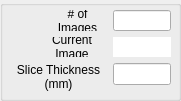
            <widget class="QGroupBox" name="groupBox_absolute_2">
             <property name="geometry">
              <rect>
               <x>240</x>
               <y>30</y>
               <width>181</width>
               <height>101</height>
              </rect>
             </property>
             <property name="sizePolicy">
              <sizepolicy hsizetype="Preferred" vsizetype="Fixed">
               <horstretch>0</horstretch>
               <verstretch>0</verstretch>
              </sizepolicy>
             </property>
             <property name="title">
              <string/>
             </property>
             <widget class="QWidget" name="layoutWidget">
              <property name="geometry">
               <rect>
                <x>10</x>
                <y>10</y>
                <width>161</width>
                <height>81</height>
               </rect>
              </property>
              <layout class="QFormLayout" name="formLayout_10">
               <property name="fieldGrowthPolicy">
                <enum>QFormLayout::AllNonFixedFieldsGrow</enum>
               </property>
               <property name="labelAlignment">
                <set>Qt::AlignRight|Qt::AlignTrailing|Qt::AlignVCenter</set>
               </property>
               <item row="0" column="0">
                <widget class="QLabel" name="label_nimages">
                 <property name="sizePolicy">
                  <sizepolicy hsizetype="Minimum" vsizetype="Minimum">
                   <horstretch>0</horstretch>
                   <verstretch>0</verstretch>
                  </sizepolicy>
                 </property>
                 <property name="minimumSize">
                  <size>
                   <width>59</width>
                   <height>20</height>
                  </size>
                 </property>
                 <property name="text">
                  <string># of Images</string>
                 </property>
                 <property name="alignment">
                  <set>Qt::AlignCenter</set>
                 </property>
                 <property name="wordWrap">
                  <bool>true</bool>
                 </property>
                </widget>
               </item>
               <item row="0" column="1">
                <widget class="QLineEdit" name="lineEdit_nimages">
                 <property name="sizePolicy">
                  <sizepolicy hsizetype="MinimumExpanding" vsizetype="Fixed">
                   <horstretch>0</horstretch>
                   <verstretch>0</verstretch>
                  </sizepolicy>
                 </property>
                 <property name="minimumSize">
                  <size>
                   <width>40</width>
                   <height>20</height>
                  </size>
                 </property>
                 <property name="alignment">
                  <set>Qt::AlignCenter</set>
                 </property>
                </widget>
               </item>
               <item row="1" column="0">
                <widget class="QLabel" name="label_curimage">
                 <property name="sizePolicy">
                  <sizepolicy hsizetype="Minimum" vsizetype="Minimum">
                   <horstretch>0</horstretch>
                   <verstretch>0</verstretch>
                  </sizepolicy>
                 </property>
                 <property name="minimumSize">
                  <size>
                   <width>70</width>
                   <height>20</height>
                  </size>
                 </property>
                 <property name="text">
                  <string>Current Image</string>
                 </property>
                 <property name="alignment">
                  <set>Qt::AlignCenter</set>
                 </property>
                 <property name="wordWrap">
                  <bool>true</bool>
                 </property>
                </widget>
               </item>
               <item row="1" column="1">
                <widget class="QLabel" name="label">
                 <property name="sizePolicy">
                  <sizepolicy hsizetype="MinimumExpanding" vsizetype="Fixed">
                   <horstretch>0</horstretch>
                   <verstretch>0</verstretch>
                  </sizepolicy>
                 </property>
                 <property name="minimumSize">
                  <size>
                   <width>40</width>
                   <height>20</height>
                  </size>
                 </property>
                 <property name="palette">
                  <palette>
                   <active>
                    <colorrole role="WindowText">
                     <brush brushstyle="SolidPattern">
                      <color alpha="255">
                       <red>0</red>
                       <green>0</green>
                       <blue>0</blue>
                      </color>
                     </brush>
                    </colorrole>
                    <colorrole role="Button">
                     <brush brushstyle="SolidPattern">
                      <color alpha="255">
                       <red>255</red>
                       <green>255</green>
                       <blue>255</blue>
                      </color>
                     </brush>
                    </colorrole>
                    <colorrole role="Light">
                     <brush brushstyle="SolidPattern">
                      <color alpha="255">
                       <red>255</red>
                       <green>255</green>
                       <blue>255</blue>
                      </color>
                     </brush>
                    </colorrole>
                    <colorrole role="Midlight">
                     <brush brushstyle="SolidPattern">
                      <color alpha="255">
                       <red>255</red>
                       <green>255</green>
                       <blue>255</blue>
                      </color>
                     </brush>
                    </colorrole>
                    <colorrole role="Dark">
                     <brush brushstyle="SolidPattern">
                      <color alpha="255">
                       <red>127</red>
                       <green>127</green>
                       <blue>127</blue>
                      </color>
                     </brush>
                    </colorrole>
                    <colorrole role="Mid">
                     <brush brushstyle="SolidPattern">
                      <color alpha="255">
                       <red>170</red>
                       <green>170</green>
                       <blue>170</blue>
                      </color>
                     </brush>
                    </colorrole>
                    <colorrole role="Text">
                     <brush brushstyle="SolidPattern">
                      <color alpha="255">
                       <red>0</red>
                       <green>0</green>
                       <blue>0</blue>
                      </color>
                     </brush>
                    </colorrole>
                    <colorrole role="BrightText">
                     <brush brushstyle="SolidPattern">
                      <color alpha="255">
                       <red>255</red>
                       <green>255</green>
                       <blue>255</blue>
                      </color>
                     </brush>
                    </colorrole>
                    <colorrole role="ButtonText">
                     <brush brushstyle="SolidPattern">
                      <color alpha="255">
                       <red>0</red>
                       <green>0</green>
                       <blue>0</blue>
                      </color>
                     </brush>
                    </colorrole>
                    <colorrole role="Base">
                     <brush brushstyle="SolidPattern">
                      <color alpha="255">
                       <red>255</red>
                       <green>255</green>
                       <blue>255</blue>
                      </color>
                     </brush>
                    </colorrole>
                    <colorrole role="Window">
                     <brush brushstyle="SolidPattern">
                      <color alpha="255">
                       <red>255</red>
                       <green>255</green>
                       <blue>255</blue>
                      </color>
                     </brush>
                    </colorrole>
                    <colorrole role="Shadow">
                     <brush brushstyle="SolidPattern">
                      <color alpha="255">
                       <red>0</red>
                       <green>0</green>
                       <blue>0</blue>
                      </color>
                     </brush>
                    </colorrole>
                    <colorrole role="AlternateBase">
                     <brush brushstyle="SolidPattern">
                      <color alpha="255">
                       <red>255</red>
                       <green>255</green>
                       <blue>255</blue>
                      </color>
                     </brush>
                    </colorrole>
                    <colorrole role="ToolTipBase">
                     <brush brushstyle="SolidPattern">
                      <color alpha="255">
                       <red>255</red>
                       <green>255</green>
                       <blue>220</blue>
                      </color>
                     </brush>
                    </colorrole>
                    <colorrole role="ToolTipText">
                     <brush brushstyle="SolidPattern">
                      <color alpha="255">
                       <red>0</red>
                       <green>0</green>
                       <blue>0</blue>
                      </color>
                     </brush>
                    </colorrole>
                   </active>
                   <inactive>
                    <colorrole role="WindowText">
                     <brush brushstyle="SolidPattern">
                      <color alpha="255">
                       <red>0</red>
                       <green>0</green>
                       <blue>0</blue>
                      </color>
                     </brush>
                    </colorrole>
                    <colorrole role="Button">
                     <brush brushstyle="SolidPattern">
                      <color alpha="255">
                       <red>255</red>
                       <green>255</green>
                       <blue>255</blue>
                      </color>
                     </brush>
                    </colorrole>
                    <colorrole role="Light">
                     <brush brushstyle="SolidPattern">
                      <color alpha="255">
                       <red>255</red>
                       <green>255</green>
                       <blue>255</blue>
                      </color>
                     </brush>
                    </colorrole>
                    <colorrole role="Midlight">
                     <brush brushstyle="SolidPattern">
                      <color alpha="255">
                       <red>255</red>
                       <green>255</green>
                       <blue>255</blue>
                      </color>
                     </brush>
                    </colorrole>
                    <colorrole role="Dark">
                     <brush brushstyle="SolidPattern">
                      <color alpha="255">
                       <red>127</red>
                       <green>127</green>
                       <blue>127</blue>
                      </color>
                     </brush>
                    </colorrole>
                    <colorrole role="Mid">
                     <brush brushstyle="SolidPattern">
                      <color alpha="255">
                       <red>170</red>
                       <green>170</green>
                       <blue>170</blue>
                      </color>
                     </brush>
                    </colorrole>
                    <colorrole role="Text">
                     <brush brushstyle="SolidPattern">
                      <color alpha="255">
                       <red>0</red>
                       <green>0</green>
                       <blue>0</blue>
                      </color>
                     </brush>
                    </colorrole>
                    <colorrole role="BrightText">
                     <brush brushstyle="SolidPattern">
                      <color alpha="255">
                       <red>255</red>
                       <green>255</green>
                       <blue>255</blue>
                      </color>
                     </brush>
                    </colorrole>
                    <colorrole role="ButtonText">
                     <brush brushstyle="SolidPattern">
                      <color alpha="255">
                       <red>0</red>
                       <green>0</green>
                       <blue>0</blue>
                      </color>
                     </brush>
                    </colorrole>
                    <colorrole role="Base">
                     <brush brushstyle="SolidPattern">
                      <color alpha="255">
                       <red>255</red>
                       <green>255</green>
                       <blue>255</blue>
                      </color>
                     </brush>
                    </colorrole>
                    <colorrole role="Window">
                     <brush brushstyle="SolidPattern">
                      <color alpha="255">
                       <red>255</red>
                       <green>255</green>
                       <blue>255</blue>
                      </color>
                     </brush>
                    </colorrole>
                    <colorrole role="Shadow">
                     <brush brushstyle="SolidPattern">
                      <color alpha="255">
                       <red>0</red>
                       <green>0</green>
                       <blue>0</blue>
                      </color>
                     </brush>
                    </colorrole>
                    <colorrole role="AlternateBase">
                     <brush brushstyle="SolidPattern">
                      <color alpha="255">
                       <red>255</red>
                       <green>255</green>
                       <blue>255</blue>
                      </color>
                     </brush>
                    </colorrole>
                    <colorrole role="ToolTipBase">
                     <brush brushstyle="SolidPattern">
                      <color alpha="255">
                       <red>255</red>
                       <green>255</green>
                       <blue>220</blue>
                      </color>
                     </brush>
                    </colorrole>
                    <colorrole role="ToolTipText">
                     <brush brushstyle="SolidPattern">
                      <color alpha="255">
                       <red>0</red>
                       <green>0</green>
                       <blue>0</blue>
                      </color>
                     </brush>
                    </colorrole>
                   </inactive>
                   <disabled>
                    <colorrole role="WindowText">
                     <brush brushstyle="SolidPattern">
                      <color alpha="255">
                       <red>127</red>
                       <green>127</green>
                       <blue>127</blue>
                      </color>
                     </brush>
                    </colorrole>
                    <colorrole role="Button">
                     <brush brushstyle="SolidPattern">
                      <color alpha="255">
                       <red>255</red>
                       <green>255</green>
                       <blue>255</blue>
                      </color>
                     </brush>
                    </colorrole>
                    <colorrole role="Light">
                     <brush brushstyle="SolidPattern">
                      <color alpha="255">
                       <red>255</red>
                       <green>255</green>
                       <blue>255</blue>
                      </color>
                     </brush>
                    </colorrole>
                    <colorrole role="Midlight">
                     <brush brushstyle="SolidPattern">
                      <color alpha="255">
                       <red>255</red>
                       <green>255</green>
                       <blue>255</blue>
                      </color>
                     </brush>
                    </colorrole>
                    <colorrole role="Dark">
                     <brush brushstyle="SolidPattern">
                      <color alpha="255">
                       <red>127</red>
                       <green>127</green>
                       <blue>127</blue>
                      </color>
                     </brush>
                    </colorrole>
                    <colorrole role="Mid">
                     <brush brushstyle="SolidPattern">
                      <color alpha="255">
                       <red>170</red>
                       <green>170</green>
                       <blue>170</blue>
                      </color>
                     </brush>
                    </colorrole>
                    <colorrole role="Text">
                     <brush brushstyle="SolidPattern">
                      <color alpha="255">
                       <red>127</red>
                       <green>127</green>
                       <blue>127</blue>
                      </color>
                     </brush>
                    </colorrole>
                    <colorrole role="BrightText">
                     <brush brushstyle="SolidPattern">
                      <color alpha="255">
                       <red>255</red>
                       <green>255</green>
                       <blue>255</blue>
                      </color>
                     </brush>
                    </colorrole>
                    <colorrole role="ButtonText">
                     <brush brushstyle="SolidPattern">
                      <color alpha="255">
                       <red>127</red>
                       <green>127</green>
                       <blue>127</blue>
                      </color>
                     </brush>
                    </colorrole>
                    <colorrole role="Base">
                     <brush brushstyle="SolidPattern">
                      <color alpha="255">
                       <red>255</red>
                       <green>255</green>
                       <blue>255</blue>
                      </color>
                     </brush>
                    </colorrole>
                    <colorrole role="Window">
                     <brush brushstyle="SolidPattern">
                      <color alpha="255">
                       <red>255</red>
                       <green>255</green>
                       <blue>255</blue>
                      </color>
                     </brush>
                    </colorrole>
                    <colorrole role="Shadow">
                     <brush brushstyle="SolidPattern">
                      <color alpha="255">
                       <red>0</red>
                       <green>0</green>
                       <blue>0</blue>
                      </color>
                     </brush>
                    </colorrole>
                    <colorrole role="AlternateBase">
                     <brush brushstyle="SolidPattern">
                      <color alpha="255">
                       <red>255</red>
                       <green>255</green>
                       <blue>255</blue>
                      </color>
                     </brush>
                    </colorrole>
                    <colorrole role="ToolTipBase">
                     <brush brushstyle="SolidPattern">
                      <color alpha="255">
                       <red>255</red>
                       <green>255</green>
                       <blue>220</blue>
                      </color>
                     </brush>
                    </colorrole>
                    <colorrole role="ToolTipText">
                     <brush brushstyle="SolidPattern">
                      <color alpha="255">
                       <red>0</red>
                       <green>0</green>
                       <blue>0</blue>
                      </color>
                     </brush>
                    </colorrole>
                   </disabled>
                  </palette>
                 </property>
                 <property name="autoFillBackground">
                  <bool>true</bool>
                 </property>
                 <property name="text">
                  <string/>
                 </property>
                 <property name="alignment">
                  <set>Qt::AlignCenter</set>
                 </property>
                </widget>
               </item>
               <item row="2" column="0">
                <widget class="QLabel" name="label_slicethick">
                 <property name="sizePolicy">
                  <sizepolicy hsizetype="Minimum" vsizetype="Minimum">
                   <horstretch>0</horstretch>
                   <verstretch>0</verstretch>
                  </sizepolicy>
                 </property>
                 <property name="minimumSize">
                  <size>
                   <width>97</width>
                   <height>20</height>
                  </size>
                 </property>
                 <property name="text">
                  <string>Slice Thickness (mm)</string>
                 </property>
                 <property name="alignment">
                  <set>Qt::AlignCenter</set>
                 </property>
                 <property name="wordWrap">
                  <bool>true</bool>
                 </property>
                </widget>
               </item>
               <item row="2" column="1">
                <widget class="QLineEdit" name="lineEdit_slicethick">
                 <property name="sizePolicy">
                  <sizepolicy hsizetype="MinimumExpanding" vsizetype="Fixed">
                   <horstretch>0</horstretch>
                   <verstretch>0</verstretch>
                  </sizepolicy>
                 </property>
                 <property name="minimumSize">
                  <size>
                   <width>40</width>
                   <height>20</height>
                  </size>
                 </property>
                 <property name="alignment">
                  <set>Qt::AlignCenter</set>
                 </property>
                </widget>
               </item>
              </layout>
             </widget>
            </widget>
